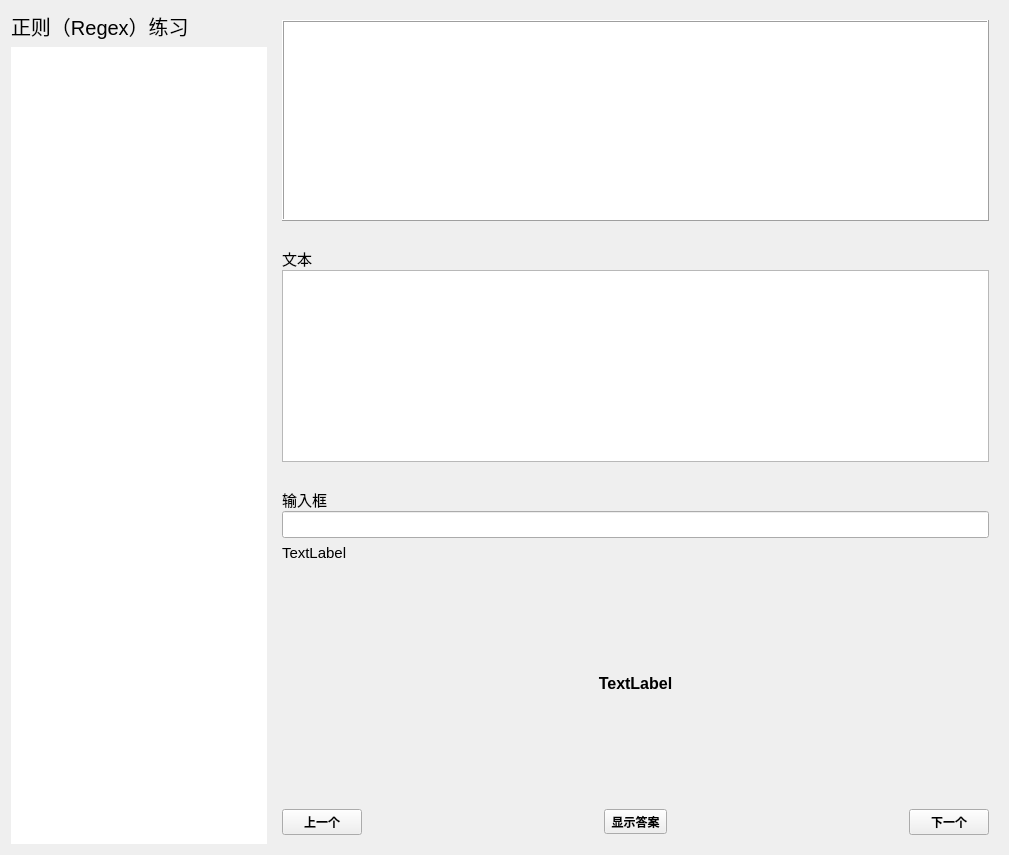
<?xml version="1.0" encoding="UTF-8"?>
<ui version="4.0">
 <class>RegexPracWindow</class>
 <widget class="QWidget" name="RegexPracWindow">
  <property name="geometry">
   <rect>
    <x>0</x>
    <y>0</y>
    <width>1009</width>
    <height>855</height>
   </rect>
  </property>
  <property name="windowTitle">
   <string>Form</string>
  </property>
  <layout class="QGridLayout" name="gridLayout">
   <item row="0" column="0">
    <layout class="QVBoxLayout" name="verticalLayout_3">
     <item>
      <widget class="QLabel" name="label">
       <property name="font">
        <font>
         <pointsize>15</pointsize>
        </font>
       </property>
       <property name="text">
        <string>正则（Regex）练习</string>
       </property>
      </widget>
     </item>
     <item>
      <widget class="TopicListWidget" name="listWidget">
       <property name="sizePolicy">
        <sizepolicy hsizetype="Fixed" vsizetype="Expanding">
         <horstretch>0</horstretch>
         <verstretch>0</verstretch>
        </sizepolicy>
       </property>
       <property name="font">
        <font>
         <pointsize>12</pointsize>
         <stylestrategy>PreferAntialias</stylestrategy>
        </font>
       </property>
       <property name="acceptDrops">
        <bool>true</bool>
       </property>
       <property name="frameShape">
        <enum>QFrame::NoFrame</enum>
       </property>
      </widget>
     </item>
    </layout>
   </item>
   <item row="0" column="1">
    <widget class="QWidget" name="widget" native="true">
     <property name="font">
      <font>
       <italic>false</italic>
       <bold>true</bold>
       <underline>false</underline>
      </font>
     </property>
     <layout class="QGridLayout" name="gridLayout_2">
      <item row="7" column="0">
       <widget class="QLabel" name="label_Answer">
        <property name="font">
         <font>
          <pointsize>12</pointsize>
          <italic>false</italic>
          <bold>true</bold>
          <underline>false</underline>
          <stylestrategy>PreferAntialias</stylestrategy>
         </font>
        </property>
        <property name="frameShape">
         <enum>QFrame::NoFrame</enum>
        </property>
        <property name="text">
         <string>TextLabel</string>
        </property>
        <property name="alignment">
         <set>Qt::AlignCenter</set>
        </property>
       </widget>
      </item>
      <item row="1" column="0">
       <spacer name="verticalSpacer_3">
        <property name="orientation">
         <enum>Qt::Vertical</enum>
        </property>
        <property name="sizeType">
         <enum>QSizePolicy::Preferred</enum>
        </property>
        <property name="sizeHint" stdset="0">
         <size>
          <width>20</width>
          <height>20</height>
         </size>
        </property>
       </spacer>
      </item>
      <item row="4" column="0">
       <layout class="QVBoxLayout" name="verticalLayout_2">
        <property name="spacing">
         <number>0</number>
        </property>
        <item>
         <widget class="QLabel" name="label_regex">
          <property name="sizePolicy">
           <sizepolicy hsizetype="Fixed" vsizetype="Fixed">
            <horstretch>0</horstretch>
            <verstretch>0</verstretch>
           </sizepolicy>
          </property>
          <property name="font">
           <font>
            <pointsize>11</pointsize>
            <italic>false</italic>
            <bold>false</bold>
            <underline>false</underline>
            <stylestrategy>PreferAntialias</stylestrategy>
           </font>
          </property>
          <property name="frameShape">
           <enum>QFrame::NoFrame</enum>
          </property>
          <property name="frameShadow">
           <enum>QFrame::Plain</enum>
          </property>
          <property name="text">
           <string>输入框</string>
          </property>
         </widget>
        </item>
        <item>
         <widget class="QLineEdit" name="lineEdit_regexInput">
          <property name="sizePolicy">
           <sizepolicy hsizetype="Expanding" vsizetype="Fixed">
            <horstretch>0</horstretch>
            <verstretch>0</verstretch>
           </sizepolicy>
          </property>
          <property name="font">
           <font>
            <pointsize>12</pointsize>
            <italic>false</italic>
            <bold>false</bold>
            <underline>false</underline>
            <stylestrategy>PreferAntialias</stylestrategy>
           </font>
          </property>
          <property name="inputMask">
           <string/>
          </property>
          <property name="text">
           <string/>
          </property>
          <property name="cursorMoveStyle">
           <enum>Qt::VisualMoveStyle</enum>
          </property>
          <property name="clearButtonEnabled">
           <bool>true</bool>
          </property>
         </widget>
        </item>
       </layout>
      </item>
      <item row="3" column="0">
       <spacer name="verticalSpacer">
        <property name="orientation">
         <enum>Qt::Vertical</enum>
        </property>
        <property name="sizeType">
         <enum>QSizePolicy::Preferred</enum>
        </property>
        <property name="sizeHint" stdset="0">
         <size>
          <width>20</width>
          <height>20</height>
         </size>
        </property>
       </spacer>
      </item>
      <item row="6" column="0">
       <spacer name="verticalSpacer_5">
        <property name="orientation">
         <enum>Qt::Vertical</enum>
        </property>
        <property name="sizeType">
         <enum>QSizePolicy::Preferred</enum>
        </property>
        <property name="sizeHint" stdset="0">
         <size>
          <width>20</width>
          <height>15</height>
         </size>
        </property>
       </spacer>
      </item>
      <item row="8" column="0">
       <spacer name="verticalSpacer_2">
        <property name="orientation">
         <enum>Qt::Vertical</enum>
        </property>
        <property name="sizeType">
         <enum>QSizePolicy::Preferred</enum>
        </property>
        <property name="sizeHint" stdset="0">
         <size>
          <width>20</width>
          <height>20</height>
         </size>
        </property>
       </spacer>
      </item>
      <item row="0" column="0">
       <widget class="QTextBrowser" name="description">
        <property name="sizePolicy">
         <sizepolicy hsizetype="Expanding" vsizetype="Preferred">
          <horstretch>0</horstretch>
          <verstretch>0</verstretch>
         </sizepolicy>
        </property>
        <property name="font">
         <font>
          <family>微软雅黑</family>
          <pointsize>13</pointsize>
          <italic>false</italic>
          <bold>false</bold>
          <underline>false</underline>
          <stylestrategy>PreferAntialias</stylestrategy>
         </font>
        </property>
        <property name="layoutDirection">
         <enum>Qt::LeftToRight</enum>
        </property>
        <property name="frameShape">
         <enum>QFrame::Box</enum>
        </property>
        <property name="frameShadow">
         <enum>QFrame::Raised</enum>
        </property>
        <property name="sizeAdjustPolicy">
         <enum>QAbstractScrollArea::AdjustIgnored</enum>
        </property>
        <property name="autoFormatting">
         <set>QTextEdit::AutoAll</set>
        </property>
       </widget>
      </item>
      <item row="2" column="0">
       <layout class="QVBoxLayout" name="verticalLayout">
        <property name="spacing">
         <number>0</number>
        </property>
        <property name="sizeConstraint">
         <enum>QLayout::SetDefaultConstraint</enum>
        </property>
        <item>
         <widget class="QLabel" name="label_matchedText">
          <property name="sizePolicy">
           <sizepolicy hsizetype="Fixed" vsizetype="Fixed">
            <horstretch>0</horstretch>
            <verstretch>0</verstretch>
           </sizepolicy>
          </property>
          <property name="font">
           <font>
            <pointsize>11</pointsize>
            <italic>false</italic>
            <bold>false</bold>
            <underline>false</underline>
            <stylestrategy>PreferAntialias</stylestrategy>
           </font>
          </property>
          <property name="frameShape">
           <enum>QFrame::NoFrame</enum>
          </property>
          <property name="lineWidth">
           <number>1</number>
          </property>
          <property name="text">
           <string>文本</string>
          </property>
         </widget>
        </item>
        <item>
         <widget class="MatchTextDisplay" name="matchText">
          <property name="sizePolicy">
           <sizepolicy hsizetype="Expanding" vsizetype="Preferred">
            <horstretch>0</horstretch>
            <verstretch>0</verstretch>
           </sizepolicy>
          </property>
          <property name="font">
           <font>
            <pointsize>12</pointsize>
            <italic>false</italic>
            <bold>true</bold>
            <underline>false</underline>
           </font>
          </property>
         </widget>
        </item>
       </layout>
      </item>
      <item row="9" column="0">
       <layout class="QHBoxLayout" name="horizontalLayout">
        <property name="spacing">
         <number>0</number>
        </property>
        <item>
         <widget class="QPushButton" name="pushButton_Previous">
          <property name="sizePolicy">
           <sizepolicy hsizetype="Minimum" vsizetype="Fixed">
            <horstretch>0</horstretch>
            <verstretch>0</verstretch>
           </sizepolicy>
          </property>
          <property name="font">
           <font>
            <italic>false</italic>
            <bold>true</bold>
            <underline>false</underline>
            <stylestrategy>PreferAntialias</stylestrategy>
           </font>
          </property>
          <property name="layoutDirection">
           <enum>Qt::LeftToRight</enum>
          </property>
          <property name="autoFillBackground">
           <bool>false</bool>
          </property>
          <property name="styleSheet">
           <string notr="true"/>
          </property>
          <property name="text">
           <string>上一个</string>
          </property>
          <property name="icon">
           <iconset resource="../../../res/res.qrc">
            <normaloff>:/svg/svg/arrow-left.svg</normaloff>:/svg/svg/arrow-left.svg</iconset>
          </property>
          <property name="iconSize">
           <size>
            <width>30</width>
            <height>20</height>
           </size>
          </property>
         </widget>
        </item>
        <item>
         <spacer name="horizontalSpacer">
          <property name="orientation">
           <enum>Qt::Horizontal</enum>
          </property>
          <property name="sizeHint" stdset="0">
           <size>
            <width>40</width>
            <height>20</height>
           </size>
          </property>
         </spacer>
        </item>
        <item>
         <widget class="QToolButton" name="toolButton_openAnswer">
          <property name="font">
           <font>
            <italic>false</italic>
            <bold>true</bold>
            <underline>false</underline>
            <stylestrategy>PreferAntialias</stylestrategy>
           </font>
          </property>
          <property name="mouseTracking">
           <bool>false</bool>
          </property>
          <property name="text">
           <string>显示答案</string>
          </property>
          <property name="icon">
           <iconset resource="../../../res/res.qrc">
            <normaloff>:/svg/svg/eye_open.svg</normaloff>:/svg/svg/eye_open.svg</iconset>
          </property>
          <property name="iconSize">
           <size>
            <width>30</width>
            <height>30</height>
           </size>
          </property>
          <property name="toolButtonStyle">
           <enum>Qt::ToolButtonIconOnly</enum>
          </property>
          <property name="autoRaise">
           <bool>false</bool>
          </property>
         </widget>
        </item>
        <item>
         <spacer name="horizontalSpacer_2">
          <property name="orientation">
           <enum>Qt::Horizontal</enum>
          </property>
          <property name="sizeHint" stdset="0">
           <size>
            <width>40</width>
            <height>20</height>
           </size>
          </property>
         </spacer>
        </item>
        <item>
         <widget class="QPushButton" name="pushButton_Next">
          <property name="sizePolicy">
           <sizepolicy hsizetype="Minimum" vsizetype="Fixed">
            <horstretch>0</horstretch>
            <verstretch>0</verstretch>
           </sizepolicy>
          </property>
          <property name="font">
           <font>
            <italic>false</italic>
            <bold>true</bold>
            <underline>false</underline>
            <stylestrategy>PreferAntialias</stylestrategy>
           </font>
          </property>
          <property name="layoutDirection">
           <enum>Qt::RightToLeft</enum>
          </property>
          <property name="text">
           <string>下一个</string>
          </property>
          <property name="icon">
           <iconset resource="../../../res/res.qrc">
            <normaloff>:/svg/svg/arrow-right.svg</normaloff>:/svg/svg/arrow-right.svg</iconset>
          </property>
          <property name="iconSize">
           <size>
            <width>30</width>
            <height>20</height>
           </size>
          </property>
          <property name="flat">
           <bool>false</bool>
          </property>
         </widget>
        </item>
       </layout>
      </item>
      <item row="5" column="0">
       <widget class="QLabel" name="regexError">
        <property name="sizePolicy">
         <sizepolicy hsizetype="Preferred" vsizetype="Fixed">
          <horstretch>0</horstretch>
          <verstretch>0</verstretch>
         </sizepolicy>
        </property>
        <property name="font">
         <font>
          <pointsize>11</pointsize>
          <italic>false</italic>
          <bold>false</bold>
          <underline>false</underline>
          <stylestrategy>PreferAntialias</stylestrategy>
         </font>
        </property>
        <property name="text">
         <string>TextLabel</string>
        </property>
       </widget>
      </item>
     </layout>
    </widget>
   </item>
  </layout>
 </widget>
 <customwidgets>
  <customwidget>
   <class>TopicListWidget</class>
   <extends>QListWidget</extends>
   <header location="global">TopicListWidget.h</header>
  </customwidget>
  <customwidget>
   <class>MatchTextDisplay</class>
   <extends>QTextBrowser</extends>
   <header location="global">MatchTextDisplay.h</header>
  </customwidget>
 </customwidgets>
 <resources>
  <include location="../../../res/res.qrc"/>
 </resources>
 <connections/>
</ui>
